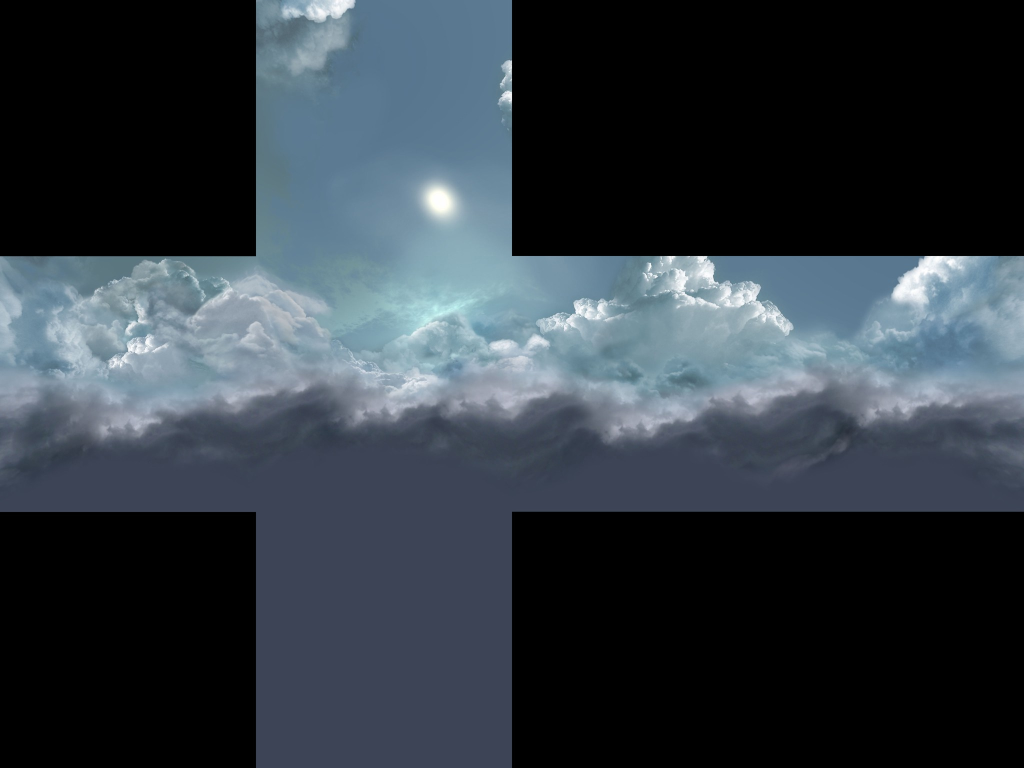
#> input picture skybox image should be like this.jpeg, 2048 x 1536 px (shown at 1/2 size)
$ python -i 'raytracing 1.py'   (imports and definitions only)
#> lines starting #> are read from the running program, lines starting #| are printed output that depends on the picture
from PIL import Image
from math import tan, pi
class Vector:
    def __init__(self, x=0.0, y=0.0, z=0.0):
        self.x = x
        self.y = y
        self.z = z
    def cross_product(self, other):
        return Vector(self.y * other.z - self.z * other.y,self.z * other.x - self.x * other.z,self.x * other.y - self.y * other.x)
    def dot_product(self, other):
        return self.x * other.x + self.y * other.y + self.z * other.z
    def normalize(self):
        return self / self.dot_product(self) ** 0.5
    def __add__(self, other):
        return Vector(self.x + other.x, self.y + other.y, self.z + other.z)
    def __sub__(self, other):
        return Vector(self.x - other.x, self.y - other.y, self.z - other.z)
    def __mul__(self, other):
        return Vector(self.x * other, self.y * other, self.z * other)
    def __rmul__(self, other):
        return self.__mul__(other)
    def __truediv__(self, other):
        return Vector(self.x / other, self.y / other, self.z / other)
class ImageCanvas:
    # [5 lines left out: function __init__, not called in this run]
    def set_pixel(self, x, y, col):
        self.draw[x, y] = (int(col.x * 255), int(col.y * 255), int(col.z * 255))
class Ray:
    def __init__(self, origin, direction):
        self.origin = origin
        self.direction = direction.normalize()
class RenderEngine:
    MAX_DEPTH = 5
    MIN_DISPLACE = 0.0001
    def render(self, scene):
        f = (scene.target - scene.camera).normalize()
        r = f.cross_product(scene.up).normalize()
        u = r.cross_product(f).normalize()
        angle = tan(pi * 0.5 * scene.fov / 180)
        canvas = ImageCanvas(scene.width, scene.height)
        for j in range(0, scene.height, 3):
            for i in range(0, scene.width, 3):
                canvas.set_pixel(i, j, self.ray_trace(Ray(scene.camera, (r * ((2 * (i + 0.5) / scene.width - 1) * angle * scene.width / scene.height) + u * ((1 - 2 * (j + 0.5) / scene.height) * angle) + f).normalize()), scene))
        return canvas.image
    # [20 lines left out: function ray_trace, not called in this run]
class Light:
    def __init__(self, position, color=Vector(1,1,1)):
        self.position = position
        self.color = color
class Material:
    # [6 lines left out: function __init__, not called in this run]
class Sphere:
    # [13 lines left out: functions __init__, intersects, not called in this run]
    def normal(self, surface_point):
        return (surface_point - self.center).normalize()
class Scene:
    # [9 lines left out: function __init__, not called in this run]
import pygame
from pygame.locals import *
from math import sin,cos,radians
# [1 line not run here, left out]
# [1 line that did not run here, left out]
mouse_down = False
xx = 0
yy = 0
from_x = 0
from_y = 0
from_z = 0
at_x = -1
at_y = 0
at_z = 1
# [32 lines not run here, left out]

>>> import cv2
>>> picture = cv2.imread('skybox image should be like this.jpeg', cv2.IMREAD_GRAYSCALE)
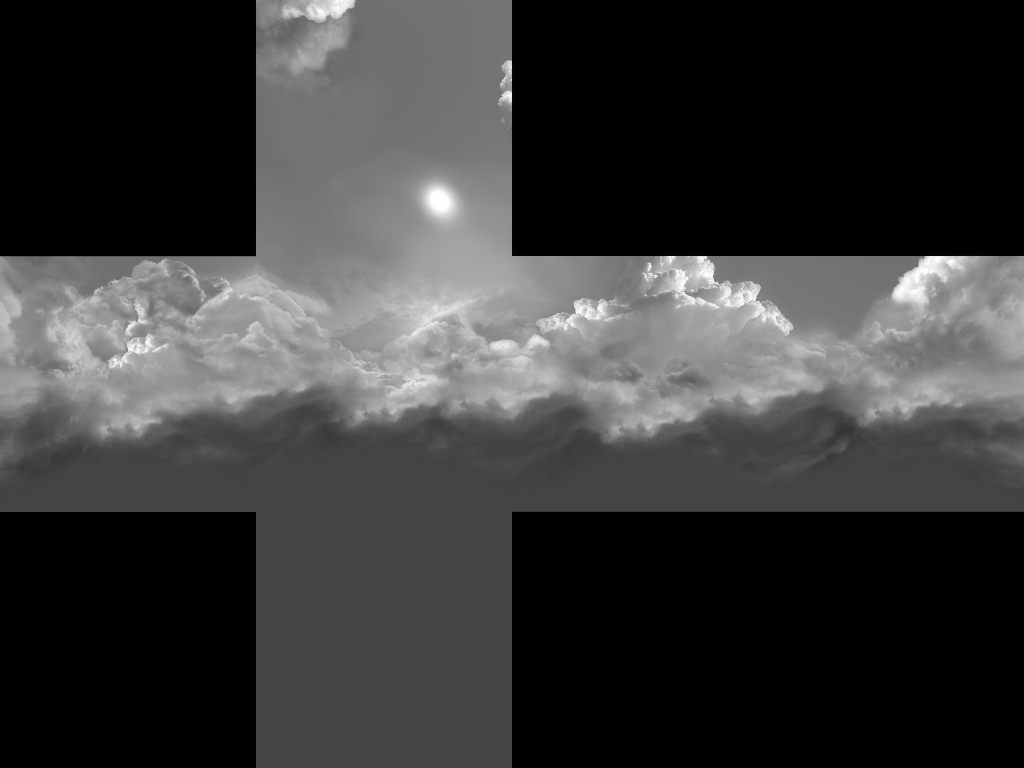
#> picture: shape (1536, 2048) (shown at 1/2 size); min 0, max 255, mean 56.4
#> (the run stopped early here; a loop or call above may not have finished)
